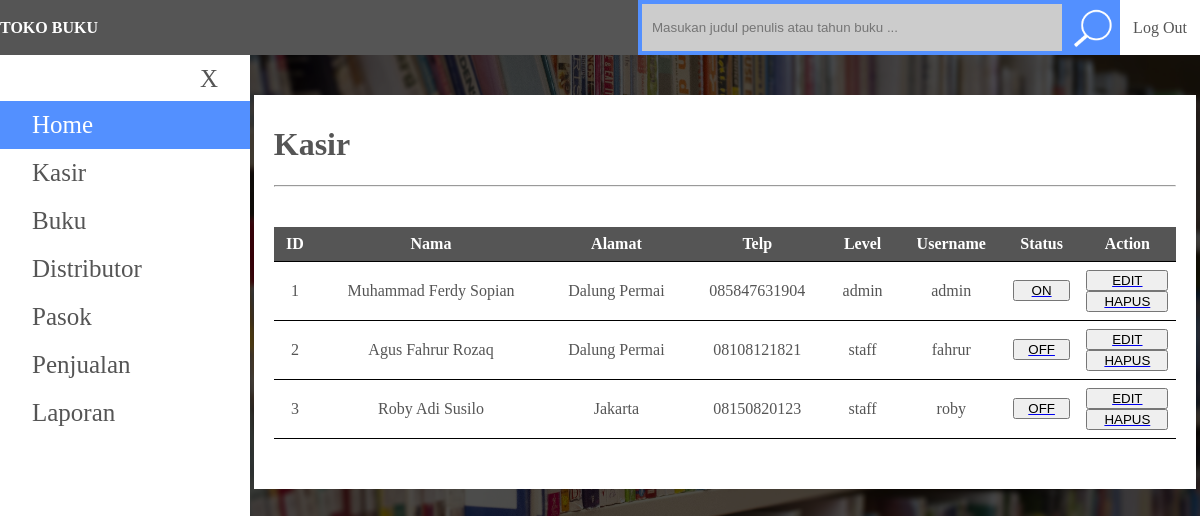
Page /Aplikasi/tokobuku/kasir.php (signed in) on the committed database.
### tables this page shows
CREATE TABLE `kasir` (
  `idKasir` int(10) NOT NULL,
  `nama` varchar(200) NOT NULL,
  `alamat` text NOT NULL,
  `telepon` varchar(15) NOT NULL,
  `status` int(1) NOT NULL,
  `username` varchar(200) NOT NULL,
  `password` varchar(200) NOT NULL,
  `level` varchar(10) NOT NULL
);

### Aplikasi/tokobuku/proses/AbstractQuery.php (called while the page is built, shortened)
<?php
require_once "config/Data.php";
abstract class AbstractQuery
{
    private $data;
    protected function __construct()
    {
        $this->data = new Data('root', 'root', 'localhost');
    }
    public function connection()
    {
        return $this->data;
    }
}

### Aplikasi/tokobuku/proses/config/Database.php (called while the page is built, shortened)
<?php
class Database
{
    private $user;
    private $pass;
    private $database = 'dbtokobuku';
    private $host;
    private $db;
    protected function __construct($user, $pass, $host, $database = '')
    {
        $this->user = $user;
        $this->pass = $pass;
        $this->host = $host;
    }
    public function connect()
    {
        if ( ! empty($this->user) && ! empty($this->pass) && ! empty($this->database) && ! empty($this->host)) {
            $this->db = new mysqli($this->host, $this->user, $this->pass, $this->database);
            return;
        }
        die('Koneksi Gagal : data ada yang kosong');
    }
    public function mysqli()
    {
        return $this->db;
    }
    public function query($sql)
    {
        $this->db->query("SET sql_mode = '';");
        $this->query = $this->db->query($sql);
    }
}

### Aplikasi/tokobuku/proses/config/Data.php (called while the page is built, shortened)
<?php
include "Database.php";
class Data extends Database
{
    public function show_data()
    {
        $data = array();
        if ($this->check_data()) {
            while ($row = $this->query->fetch_assoc()) {
                $data[] = $row;
            }
        }
        return $data;
    }
    public function check_data()
    {
        return $this->count_rows() > 0;
    }
    public function count_rows()
    {
        if (is_object($this->query)) {
            return $this->query->num_rows;
        }
        return 0;
    }
}

### Aplikasi/tokobuku/proses/Kasir.php (the view, shortened to what this page needs)
<?php
require_once 'AbstractQuery.php';
class Kasir extends AbstractQuery
{
    public function select()
    {
        $koneksi = $this->connection();
        $koneksi->query('select * from kasir');
        if ($koneksi->check_data()) {
            foreach ($koneksi->show_data() as $key => $value) {
                echo "<tr>" .
                     "<td>" . ($key + 1) . "</td>" .
                     "<td>" . $value['nama'] . "</td>" .
                     "<td>" . $value['alamat'] . "</td>" .
                     "<td>" . $value['telepon'] . "</td>" .
                     "<td>" . $value['level'] . "</td>" .
                     "<td>" . $value['username'] . "</td>";
                if ($value['status'] == 1) {
                    echo "<td><a href='proses/proses-edit.php?id=" . $value['idKasir'] . "&type=7&status=0'><button>ON</button></a></td>";
                } else {
                    echo "<td><a href='proses/proses-edit.php?id=" . $value['idKasir'] . "&type=7&status=1'><button>OFF</button></a></td>";
                }
                echo "<td>
                <a href='kasir.php?id=" . $value['idKasir'] . "&action=edit'><button>EDIT</button></a>
                <a href='proses/proses-hapus.php?id=" . $value['idKasir'] . "&type=2'><button>HAPUS</button></a>
                </td>" .
                     "</tr>";
            }
        }
    }
}

### Aplikasi/tokobuku/css/style.css (style rules this page uses)
body, html { width: 100vw; padding: 0; margin: 0; background-image: url("../images/bg2.jpg"); background-size: cover; }
html, body { padding: 0px; margin: 0; }
.content table tr { border-bottom: 1px solid #000; }
table tr td { text-align: center; }
th, td { padding: 8px; }
td a button { display: block; width: 100%; }

### rows in the picture
kasir: nama "Muhammad Ferdy Sopian", alamat "Dalung Permai", telepon "085847631904", level "admin", username "admin"
kasir: nama "Agus Fahrur Rozaq", alamat "Dalung Permai", telepon "08108121821", level "staff", username "fahrur"
kasir: nama "Roby Adi Susilo", alamat "Jakarta", telepon "08150820123", level "staff", username "roby"
